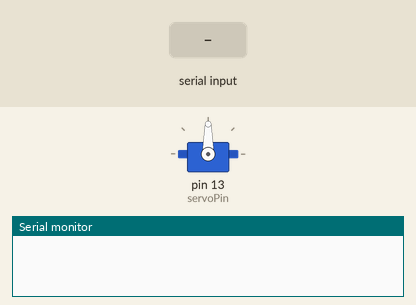
Recording of a sketch running on a simulated Arduino Uno, built with avr-gcc and run on an emulated ATmega328P. Shown: servo, the last lines printed to the serial monitor. The inputs (shaded band) are chosen by the test bench.

Above: at 6.2 s.
6.3 s: "cans\n" received over Serial
At 7.5 s:
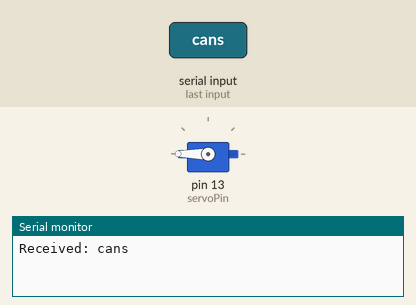
7.8 s: "plastic\n" received over Serial
At 8.9 s:
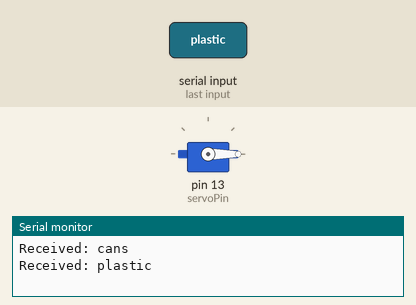
9.3 s: "empty\n" received over Serial
At 10.0 s:
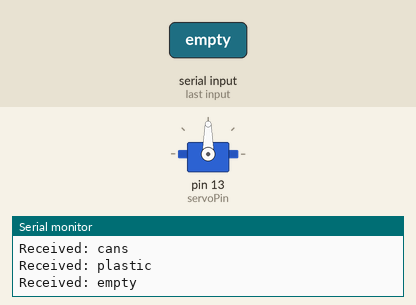
Timing chart, 0 to 12.3 s (numbered marks = the images above; inputs shaded):
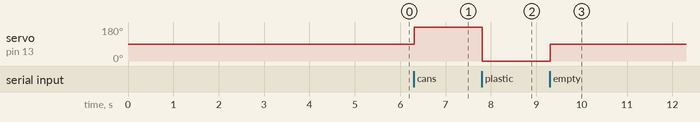

Measured:
- after the input at 6.3 s, servo on pin 13 (servoPin): 90° → 180° at once
- after the input at 7.8 s, servo on pin 13 (servoPin): 180° → 0° at once
- after the input at 9.3 s, servo on pin 13 (servoPin): 0° → 90° at once

The sketch:

ServoMotor.ino
```cpp
#include <Servo.h>
Servo myServo;

// กำหนดขา Pin ไว้ที่ 13
const int servoPin = 13;

void setup() {
  Serial.begin(9600);
  myServo.attach(servoPin);
  delay(5000);
}

void loop() {
  if (Serial.available() > 0) {
    String inputString = Serial.readStringUntil('\n');  // อ่านข้อมูลจนกว่าจะเจอ \n
    inputString.trim();  // ตัดช่องว่างหรือ \n ที่อยู่ด้านท้ายออก

    Serial.println("Received: " + inputString);  // แสดงข้อมูลที่รับมาใน Serial Monitor

    if (inputString == "empty") {
      myServo.write(90); //หากข้อมูลที่รับมาเป็น empty ให้กลับมาอยู่ตรงกลาง
    }
    else if (inputString == "cans") {
      myServo.write(180); //หากข้อมูลที่รับมาเป็น cans ให้หมุนซ้าย
    }
    else if (inputString == "plastic") {
      myServo.write(0); //หากข้อมูลที่รับมาเป็น plastic ให้หมุนขวา
    }

    delay(200);
  }
}
```
